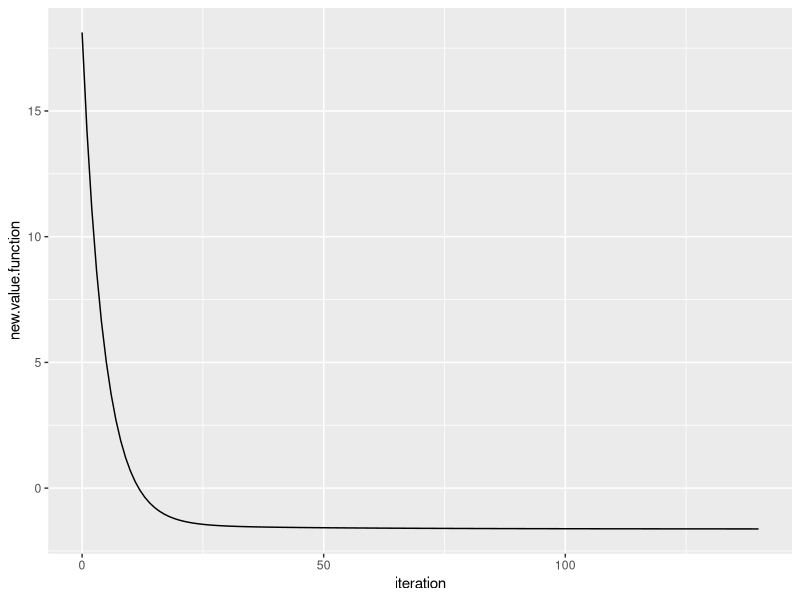
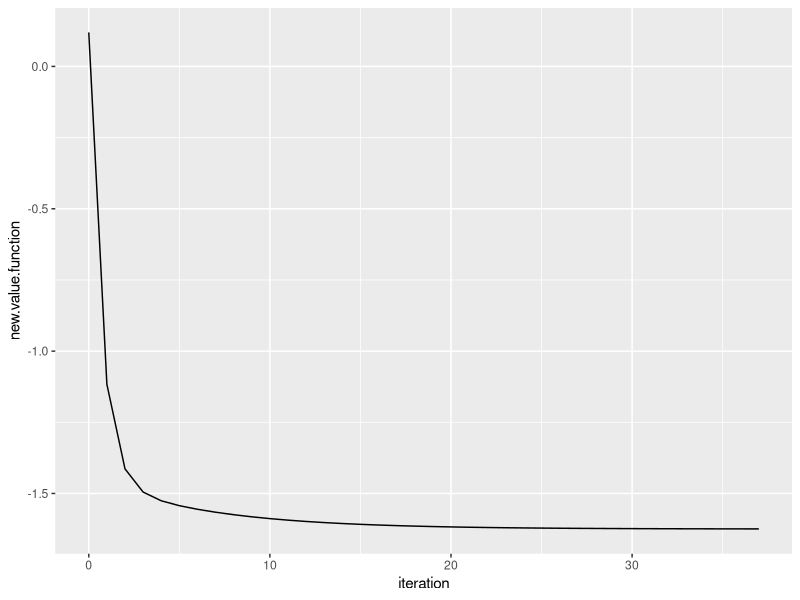
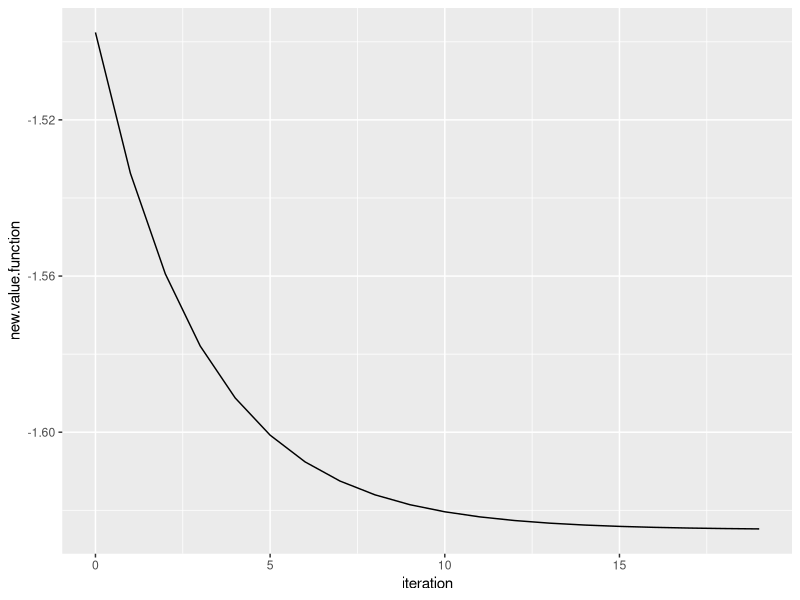
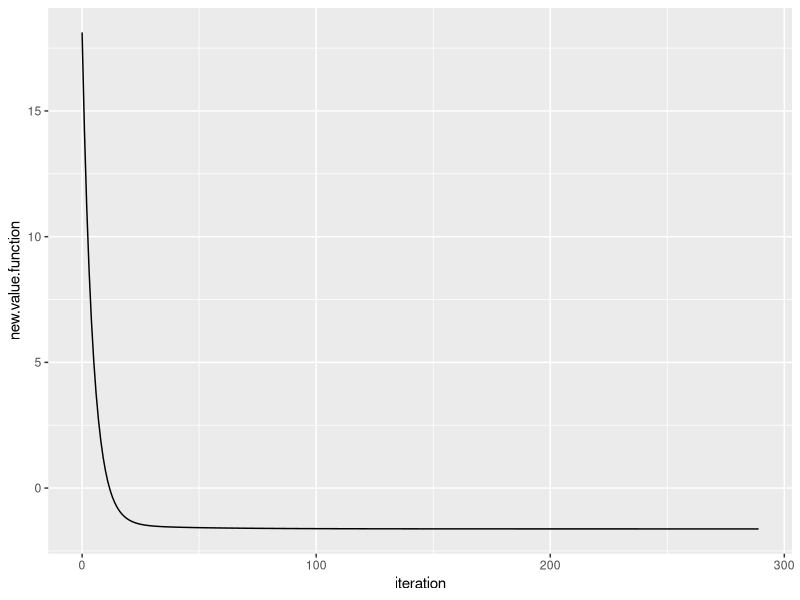
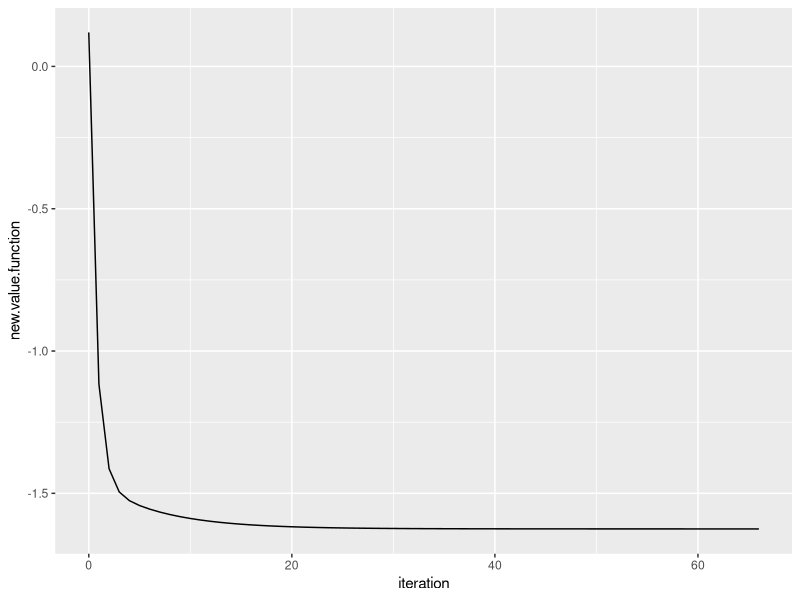
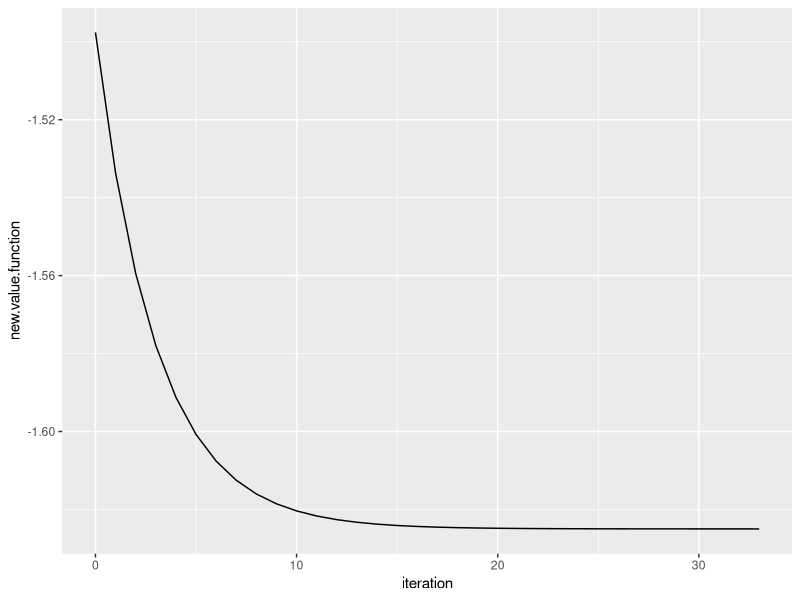
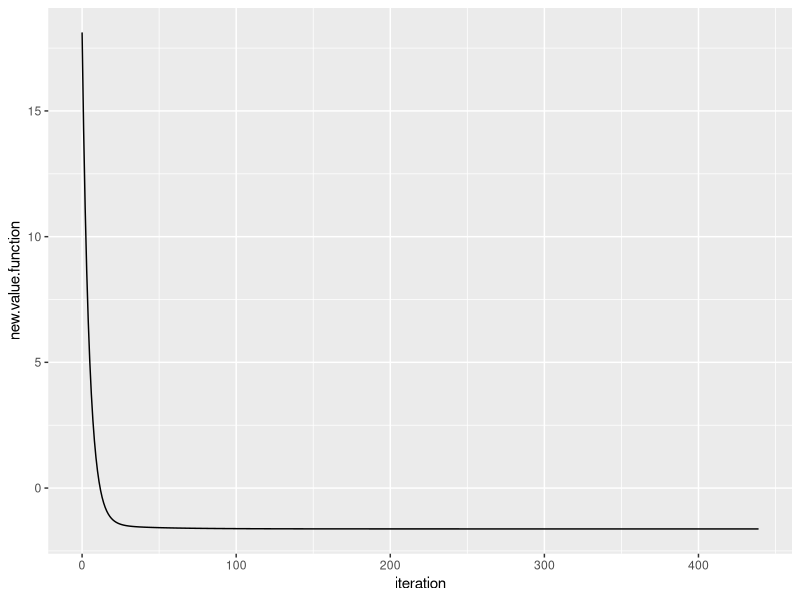
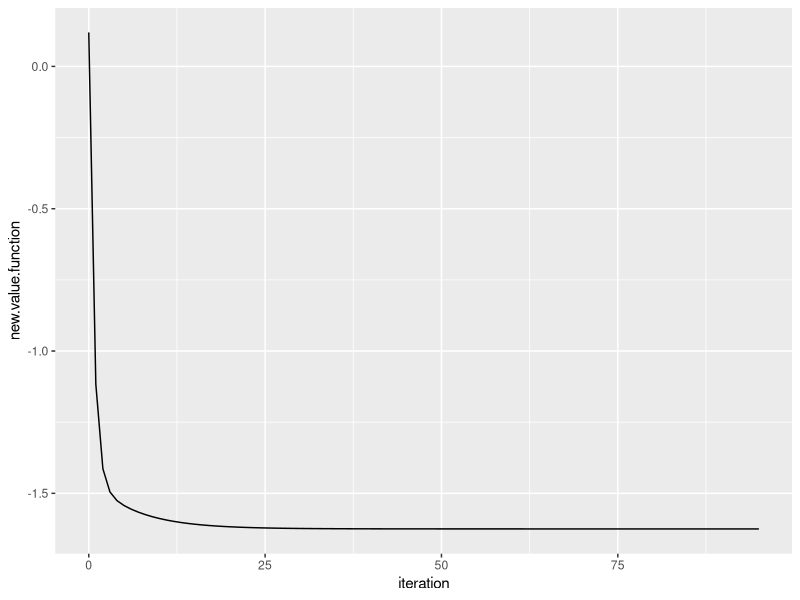

These charts were generated, in order, by the following R code:
## ---- chunk 1
library(ggplot2)
## ---- chunk 2
# gradient descent for 2D differentiable functions

#define objective function to be optimized
objective.function = function(x) {
          4*x[1]^2 + 2*x[2]^2 + 4*x[1]*x[2] + 5*x[1] + 2*x[2]
    }

# define the derivative for a 2D objective function
derivative = function(x) {
  c(8*x[1]+4*x[2] + 5, 4*x[2]+4*x[1] + 2)
}

# here we define the step size
mystepsize=c(0.01, 0.05, 0.1)
# here we define the tolerance of the convergence criterion
mytol = c(0.0001, 0.000001, 0.00000001)
# starting point
mystartpoint = c(1,2) 

gradientDesc = function(obj.function, startpoint, 
                        stepsize, conv_threshold, max_iter) {
  
  old.point = startpoint
  gradient = derivative(old.point)
  new.point = c(old.point[1] - stepsize*gradient[1], 
                old.point[2] - stepsize*gradient[2])
  

  old.value.function = obj.function(new.point)
  
  converged = F
  iterations = 0
  
  while(converged == F) {
    ## Implement the gradient descent algorithm
    old.point = new.point
    ##print(old.point)
  
    gradient = derivative(old.point)
    new.point = c(old.point[1] - stepsize*gradient[1], 
                  old.point[2] - stepsize*gradient[2])
    
    new.value.function = obj.function(new.point)
    
    
    if( abs(old.value.function - new.value.function) <= conv_threshold) {
      converged = T
    }
    
    data.output = data.frame(iteration = iterations,
                       old.value.function = old.value.function,
                       new.value.function = new.value.function,
                       old.point=old.point, new.point=new.point
                       )
    
    if(exists("iters")) {
      iters <- rbind(iters, data.output)
    } else {
      iters = data.output
    }
    
    iterations = iterations + 1
    old.value.function = new.value.function
    
    if(iterations >= max_iter) break
  }
  return(list(converged = converged, 
              num_iterations = iterations, 
              old.value.function = old.value.function,
              new.value.function = new.value.function,
              coefs = new.point,
              iters = iters))
}

# 
# for(tolerance in mytol){
#   for(stepsize in mystepsize){
#     results = gradientDesc(objective.function, mystartpoint, stepsize, 
#                        tolerance, 30000)
#     paste("Stepsize = ", stepsize, ", Tolerance: ", tolerance)
#     results$num_iterations
#     results$new.value.function
#     results$coefs
#     ggplot(data = results$iters, mapping = aes(x = iteration, y = new.value.function)) +     geom_line()
#   }
# }

for(tolerance in mytol){
  for(step in mystepsize){
    print("tolerance and step size:")
    print(c(tolerance, step))
    
    results = gradientDesc(objective.function, mystartpoint, step, 
                           tolerance, 30000)
        print("Number of iterations: ")
    print(results$num_iterations)
    print("Minimum found: ")
    print(results$coefs)
    plot = ggplot(data = results$iters, mapping = aes(x = iteration, y = new.value.function)) +geom_line()
    print(plot)

      
  }
}

